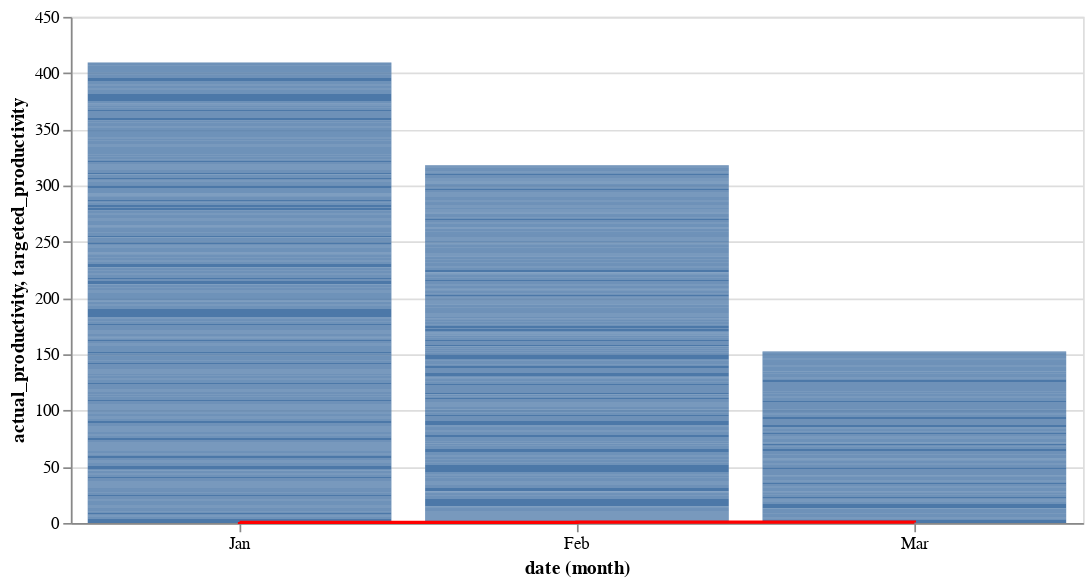

The code cell stored with this chart in its notebook:
### Markdown cell above
#the data shows productivity is skwed towards 1.0

### Code cell
#compare target productivity with actual

import altair as alt
import pandas as pd
data = pd.read_csv("gar_data.csv")

base = alt.Chart(data).encode(x='month(date):O')
bar = base.mark_bar().encode(y='actual_productivity:Q')

line =  base.mark_line(color='red').encode(
    y='targeted_productivity:Q'
)
(bar + line).properties(width=600)

### Figure 1 — Vega-Lite specification as saved in the notebook (floating-point values rounded to 4 significant figures; data arrays with more than 128 entries replaced by an {"elided": "..."} marker saying what was removed)
{"config": {"view": {"continuousWidth": 400, "continuousHeight": 300}}, "layer": [{"mark": "bar", "encoding": {"x": {"type": "ordinal", "field": "date", "timeUnit": "month"}, "y": {"type": "quantitative", "field": "actual_productivity"}}}, {"mark": {"type": "line", "color": "red"}, "encoding": {"x": {"type": "ordinal", "field": "date", "timeUnit": "month"}, "y": {"type": "quantitative", "field": "targeted_productivity"}}}], "data": {"name": "data-ab4b382272822498bc1c154d80edb0fe"}, "width": 600, "$schema": "https://vega.github.io/schema/vega-lite/v4.8.1.json", "datasets": {"data-ab4b382272822498bc1c154d80edb0fe": {"elided": "1197 records"}}}
